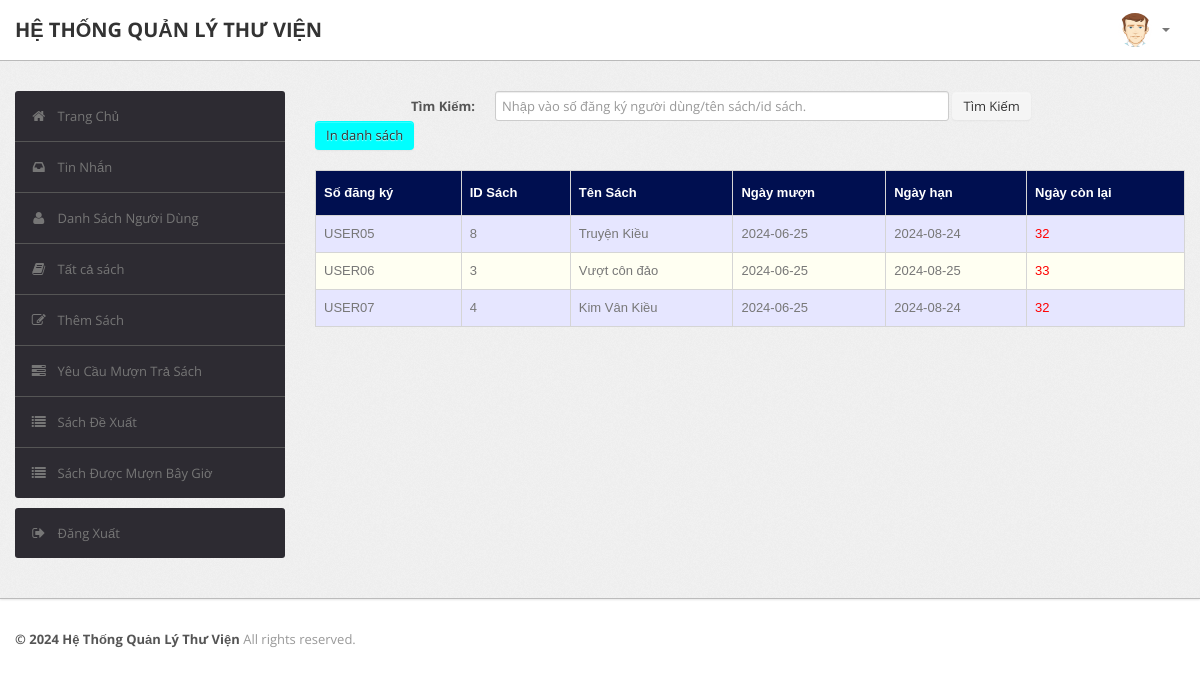
Page /admin/current.php (signed in) on the earlier database version.
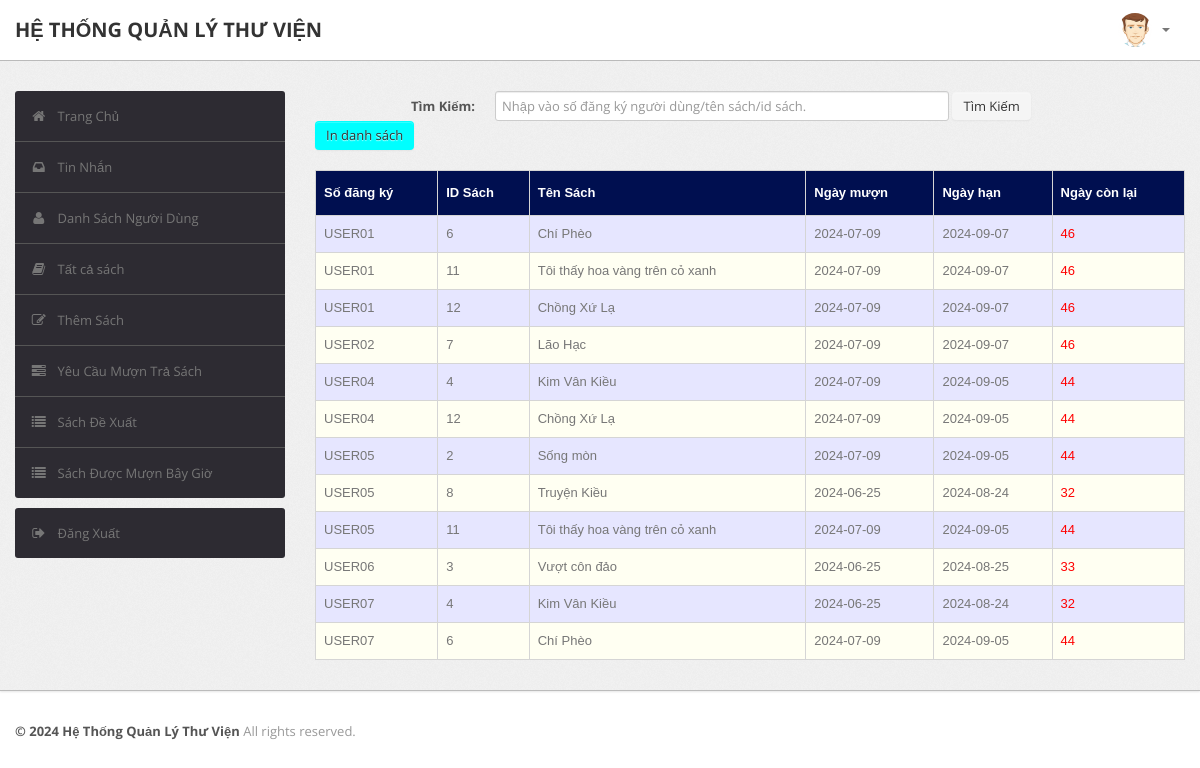
Same page on the later database version.
### tables this page shows
CREATE TABLE `record` (
  `RollNo` varchar(50) NOT NULL,
  `BookId` int(10) NOT NULL,
  `Date_of_Issue` date DEFAULT NULL,
  `Due_Date` date DEFAULT NULL,
  `Date_of_Return` date DEFAULT NULL,
  `Dues` int(10) DEFAULT NULL,
  `Renewals_left` int(10) DEFAULT NULL,
  `Time` time DEFAULT NULL
);

CREATE TABLE `book` (
  `BookId` int(10) NOT NULL,
  `Title` varchar(50) DEFAULT NULL,
  `Publisher` varchar(50) DEFAULT NULL,
  `Year` varchar(50) DEFAULT NULL,
  `Availability` int(5) DEFAULT NULL
);

### admin/current.php (the view, shortened to what the changed rows need)
<?php
require('dbconn.php');
?>
<?php
if ($_SESSION['RollNo']) {
    ?>
<!DOCTYPE html>
<html lang="en">
    <head>
        <link type="text/css" href="bootstrap/css/bootstrap.min.css" rel="stylesheet">
        <link type="text/css" href="bootstrap/css/bootstrap-responsive.min.css" rel="stylesheet">
        <link type="text/css" href="css/theme.css" rel="stylesheet">
        <link type="text/css" href="images/icons/css/font-awesome.css" rel="stylesheet">
    </head>
    <body>
        <div class="wrapper">
            <div class="container">
                <div class="row">
                    <div class="span9">
                                    <br>
                                    <?php
                                    if(isset($_POST['submit']))
                                        {$s=$_POST['title'];
                                            $sql="select record.BookId,RollNo,Title,Due_Date,Date_of_Issue,datediff(Due_Date,curdate()) as x from LMS.record,LMS.book where (Date_of_Issue is NOT NULL and Date_of_Return is NULL and book.Bookid = record.BookId) and (RollNo='$s' or record.BookId='$s' or Title like '%$s%')";
                                        }
                                    else
                                        $sql="select record.BookId,RollNo,Title,Due_Date,Date_of_Issue,datediff(Due_Date,curdate()) as x from LMS.record,LMS.book where Date_of_Issue is NOT NULL and Date_of_Return is NULL and book.Bookid = record.BookId";
                                    $result=$conn->query($sql);
                                    $rowcount=mysqli_num_rows($result);
                                    if(!($rowcount))
                                        echo "<br><center><h2><b><i>No Results</i></b></h2></center>";
                                    else
                                    {
                                    ?>
                        <table class="table" id = "tables">
                                  <thead>
                                    <tr>
                                      <th>Số đăng ký</th>
                                      <th>ID Sách</th>
                                      <th>Tên Sách</th>
                                      <th>Ngày mượn</th>
                                      <th>Ngày hạn</th>
                                      <th>Ngày còn lại</th>
                                    </tr>
                                  </thead>
                                  <tbody>
                                <?php
                            while($row=$result->fetch_assoc())
                            {
                                $rollno=$row['RollNo'];
                                $bookid=$row['BookId'];
                                $name=$row['Title'];
                                $issuedate=$row['Date_of_Issue'];
                                $duedate=$row['Due_Date'];
                                $dues=$row['x'];
                            ?>
                                    <tr>
                                      <td><?php echo strtoupper($rollno) ?></td>
                                      <td><?php echo $bookid ?></td>
                                      <td><?php echo $name ?></td>
                                      <td><?php echo $issuedate ?></td>
                                      <td><?php echo $duedate ?></td>
                                      <td><?php if($dues > 0)
                                                  echo "<font color='red'>".$dues."</font>";
                                                else
                                                  echo "<font color='green'>0</font>";
                                              ?>
                                    </tr>
                            <?php }} ?>
                                    </tbody>
                                </table>
                    </div>
                </div>
            </div>
        </div>
    </body>
</html>
<?php }
else {
    echo "<script type='text/javascript'>alert('Access Denied!!!')</script>";
} ?>

Differences in the rows shown:
added record: RollNo "USER01", BookId "6", BookId.Title "Chí Phèo", Date_of_Issue "2024-07-09", Due_Date "2024-09-07", dues "46"
added record: RollNo "USER01", BookId "11", BookId.Title "Tôi thấy hoa vàng trên cỏ xanh", Date_of_Issue "2024-07-09", Due_Date "2024-09-07", dues "46"
added record: RollNo "USER01", BookId "12", BookId.Title "Chồng Xứ Lạ", Date_of_Issue "2024-07-09", Due_Date "2024-09-07", dues "46"
added record: RollNo "USER02", BookId "7", BookId.Title "Lão Hạc", Date_of_Issue "2024-07-09", Due_Date "2024-09-07", dues "46"
added record: RollNo "USER04", BookId "4", BookId.Title "Kim Vân Kiều", Date_of_Issue "2024-07-09", Due_Date "2024-09-05", dues "44"
added record: RollNo "USER04", BookId "12", BookId.Title "Chồng Xứ Lạ", Date_of_Issue "2024-07-09", Due_Date "2024-09-05", dues "44"
added record: RollNo "USER05", BookId "2", BookId.Title "Sống mòn", Date_of_Issue "2024-07-09", Due_Date "2024-09-05", dues "44"
added record: RollNo "USER05", BookId "11", BookId.Title "Tôi thấy hoa vàng trên cỏ xanh", Date_of_Issue "2024-07-09", Due_Date "2024-09-05", dues "44"
added record: RollNo "USER07", BookId "6", BookId.Title "Chí Phèo", Date_of_Issue "2024-07-09", Due_Date "2024-09-05", dues "44"
